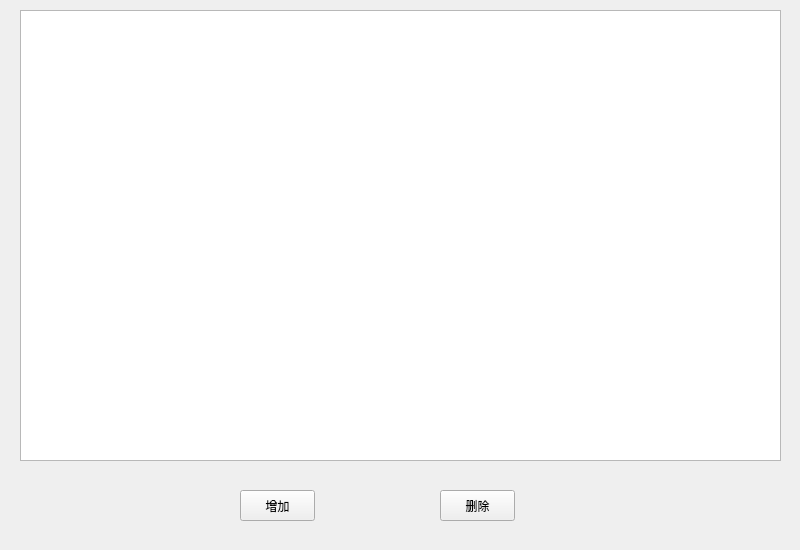
<?xml version="1.0" encoding="UTF-8"?>
<ui version="4.0">
 <class>ChildWidgetC</class>
 <widget class="QWidget" name="ChildWidgetC">
  <property name="geometry">
   <rect>
    <x>0</x>
    <y>0</y>
    <width>800</width>
    <height>550</height>
   </rect>
  </property>
  <property name="windowTitle">
   <string>Form</string>
  </property>
  <widget class="QPushButton" name="btn_add">
   <property name="geometry">
    <rect>
     <x>240</x>
     <y>490</y>
     <width>75</width>
     <height>31</height>
    </rect>
   </property>
   <property name="text">
    <string>增加</string>
   </property>
  </widget>
  <widget class="QPushButton" name="btn_del">
   <property name="geometry">
    <rect>
     <x>440</x>
     <y>490</y>
     <width>75</width>
     <height>31</height>
    </rect>
   </property>
   <property name="text">
    <string>删除</string>
   </property>
  </widget>
  <widget class="QTableWidget" name="tableWidget">
   <property name="geometry">
    <rect>
     <x>20</x>
     <y>10</y>
     <width>761</width>
     <height>451</height>
    </rect>
   </property>
  </widget>
 </widget>
 <resources/>
 <connections/>
</ui>
